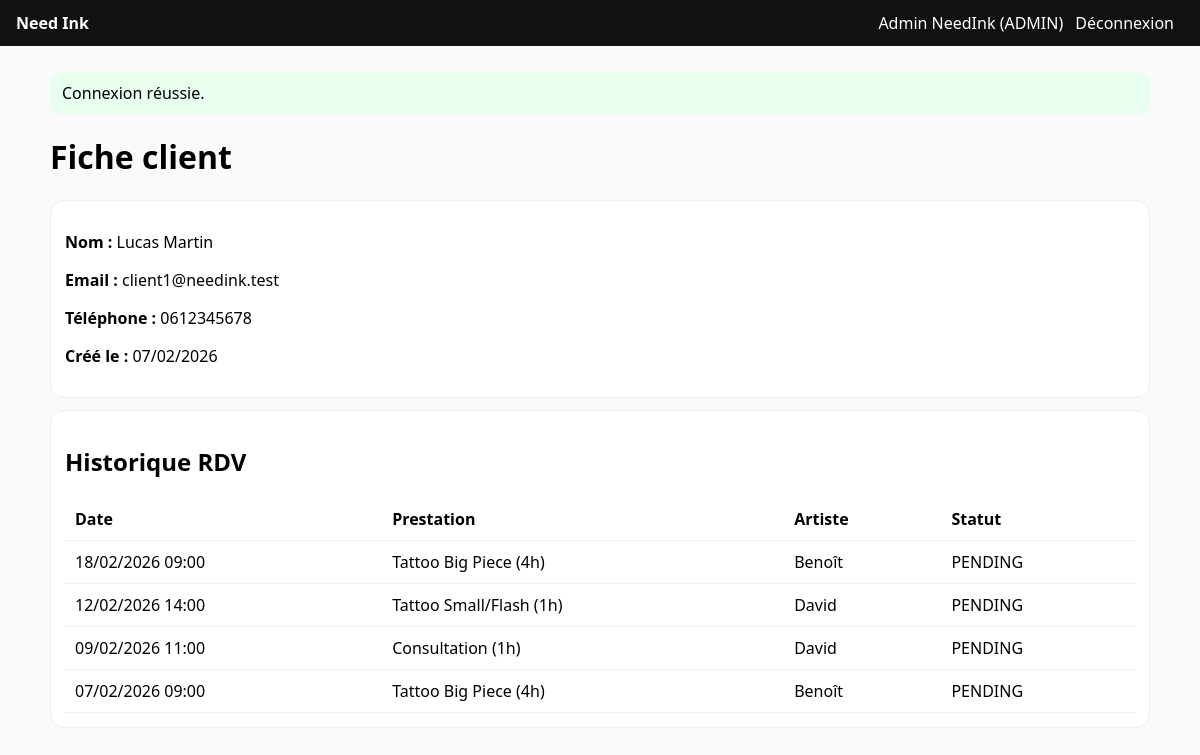
The page /pages/client.php?id_user=3 (signed in) on the database its author committed.
### tables this page shows
CREATE TABLE `user_account` (
  `id_user` int(11) NOT NULL,
  `email` varchar(255) NOT NULL,
  `firstname` varchar(100) NOT NULL,
  `lastname` varchar(100) NOT NULL,
  `telephone` varchar(30) DEFAULT NULL,
  `password_hash` varchar(255) NOT NULL,
  `role` enum('CLIENT','ADMIN') NOT NULL DEFAULT 'CLIENT',
  `created_at` datetime NOT NULL DEFAULT CURRENT_TIMESTAMP
);

CREATE TABLE `appointment` (
  `id_appointment` int(11) NOT NULL,
  `id_user` int(11) NOT NULL,
  `id_artist` int(11) NOT NULL,
  `id_service` int(11) NOT NULL,
  `start_at` datetime NOT NULL,
  `end_at` datetime NOT NULL,
  `status` enum('PENDING','CONFIRMED','REFUSED','CANCELLED') NOT NULL DEFAULT 'PENDING',
  `created_at` datetime NOT NULL DEFAULT CURRENT_TIMESTAMP
);

CREATE TABLE `service` (
  `id_service` int(11) NOT NULL,
  `service_name` varchar(150) NOT NULL,
  `duration_min` int(11) NOT NULL,
  `is_active` tinyint(1) NOT NULL DEFAULT '1'
);

CREATE TABLE `artist` (
  `id_artist` int(11) NOT NULL,
  `artist_name` varchar(150) NOT NULL,
  `bio` text,
  `speciality` varchar(150) DEFAULT NULL,
  `is_active` tinyint(1) NOT NULL DEFAULT '1'
);

### config/helpers.php (called while the page is built, shortened)
<?php
function e(?string $s): string {
    return htmlspecialchars($s ?? '', ENT_QUOTES | ENT_SUBSTITUTE, 'UTF-8');
}

### pages/client.php (the view, shortened to what this page needs)
<?php
$pdo = db();
$id_user = isset($_GET['id_user']) ? (int)$_GET['id_user'] : 0;
$stmt = $pdo->prepare("
  SELECT id_user, email, firstname, lastname, telephone, role, created_at
  FROM `user_account`
  WHERE id_user = :id
");
$stmt->execute([':id' => $id_user]);
$user = $stmt->fetch(PDO::FETCH_ASSOC);
$stmt = $pdo->prepare("
  SELECT a.id_appointment, a.start_at, a.end_at, a.status,
         s.service_name, ar.artist_name
  FROM appointment a
  JOIN service s ON s.id_service = a.id_service
  JOIN artist ar ON ar.id_artist = a.id_artist
  WHERE a.id_user = :id_user
  ORDER BY a.start_at DESC
  LIMIT 100
");
$stmt->execute([':id_user' => $id_user]);
$apps = $stmt->fetchAll(PDO::FETCH_ASSOC);
require_once BASE_PATH . '/app/views/partials/header.php';
?>
<h1>Fiche client</h1>
<div class="card">
  <p><strong>Nom :</strong> <?= e($user['firstname'].' '.$user['lastname']) ?></p>
  <p><strong>Email :</strong> <?= e($user['email']) ?></p>
  <p><strong>Téléphone :</strong> <?= e($user['telephone'] ?? '') ?></p>
  <p><strong>Créé le :</strong> <?= e((new DateTimeImmutable($user['created_at']))->format('d/m/Y')) ?></p>
</div>
<div class="card">
  <h2>Historique RDV</h2>
  <?php if (!$apps): ?>
    <p>Aucun rendez-vous.</p>
  <?php else: ?>
    <table>
      <thead><tr><th>Date</th><th>Prestation</th><th>Artiste</th><th>Statut</th></tr></thead>
      <tbody>
      <?php foreach ($apps as $a): ?>
        <tr>
          <td><?= e((new DateTimeImmutable($a['start_at']))->format('d/m/Y H:i')) ?></td>
          <td><?= e($a['service_name']) ?></td>
          <td><?= e($a['artist_name']) ?></td>
          <td><?= e($a['status']) ?></td>
        </tr>
      <?php endforeach; ?>
      </tbody>
    </table>
  <?php endif; ?>
</div>
</main></body></html>

### app/views/partials/header.php (style rules this page uses)
body { font-family:system-ui,Arial;margin:0;background:#fafafa }
.card { background:#fff;border:1px solid #eee;border-radius:14px;padding:14px;margin:12px 0 }
table { width:100%;border-collapse:collapse }
th,td { padding:10px;border-bottom:1px solid #eee;text-align:left }

### rows shown on the page
user_account: firstname+lastname "Lucas Martin", email "client1@needink.test", telephone "0612345678", created_at "07/02/2026"
appointment: start_at "18/02/2026 09:00", id_service.service_name "Tattoo Big Piece (4h)", id_artist.artist_name "Benoît", status "PENDING"
appointment: start_at "12/02/2026 14:00", id_service.service_name "Tattoo Small/Flash (1h)", id_artist.artist_name "David", status "PENDING"
appointment: start_at "09/02/2026 11:00", id_service.service_name "Consultation (1h)", id_artist.artist_name "David", status "PENDING"
appointment: start_at "07/02/2026 09:00", id_service.service_name "Tattoo Big Piece (4h)", id_artist.artist_name "Benoît", status "PENDING"

### other values the page prints
$u['firstname'].' '.$u['lastname'] "Admin NeedInk"
$u['role'] "ADMIN"
$f['message'] "Connexion réussie."
